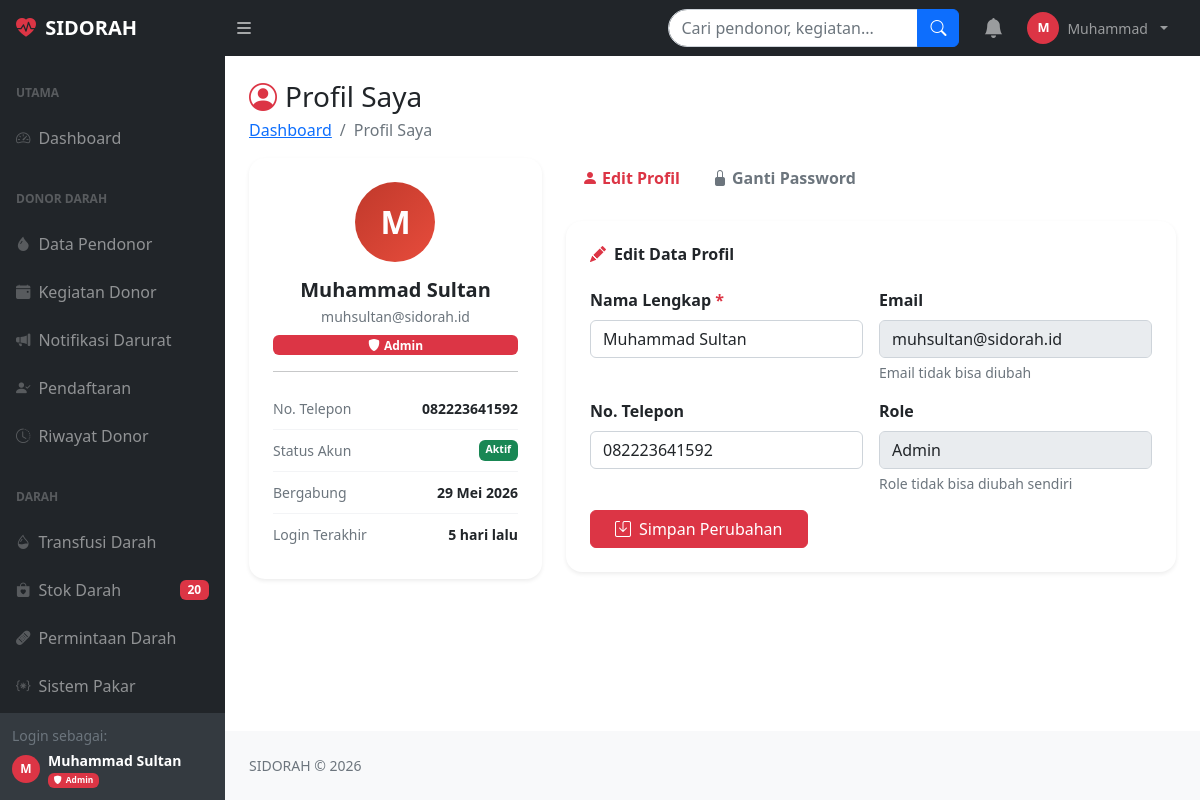
Screenshot of /profil.php (signed in) with the database file from the repository.
### tables this page shows
CREATE TABLE `pengaturan` (
  `id` int(11) NOT NULL,
  `kunci` varchar(100) NOT NULL,
  `nilai` text DEFAULT NULL,
  `keterangan` varchar(200) DEFAULT NULL
);

CREATE TABLE `users` (
  `id_pengguna` int(11) NOT NULL,
  `nama_lengkap` varchar(100) DEFAULT NULL,
  `email` varchar(100) NOT NULL,
  `password` varchar(255) NOT NULL,
  `no_telepon` varchar(15) DEFAULT NULL,
  `role` enum('super_admin','admin','pendonor','petugas_medis','manajemen') DEFAULT NULL,
  `status_akun` enum('aktif','nonaktif','terkunci') DEFAULT 'aktif',
  `created_at` timestamp NOT NULL DEFAULT current_timestamp(),
  `updated_at` timestamp NOT NULL DEFAULT current_timestamp() ON UPDATE current_timestamp(),
  `last_login` timestamp NULL DEFAULT NULL
);

### profil.php (the view, shortened to what this page needs)
<?php
require_once 'koneksi.php';
$id_user = $_SESSION['id_pengguna'];
$user = $koneksi->query("SELECT * FROM users WHERE id_pengguna=$id_user")->fetch_assoc();
?>
<!DOCTYPE html>
<html lang="id">
<head>
    <link href="css/styles.css" rel="stylesheet">
    <link href="https://cdn.jsdelivr.net/npm/bootstrap-icons@1.11.3/font/bootstrap-icons.min.css" rel="stylesheet">
</head>
<body class="sb-nav-fixed">
<?php include 'includes/topnav.php'; ?>
<div id="layoutSidenav">
    <?php include 'includes/sidenav.php'; ?>
    <div id="layoutSidenav_content">
        <main>
            <div class="container-fluid px-4">
                <div class="mt-4 mb-3">
                    <h1 class="h3 mb-0"><i class="bi bi-person-circle text-danger me-2"></i>Profil Saya</h1>
                    <ol class="breadcrumb mb-0 mt-1">
                        <li class="breadcrumb-item"><a href="dashboard.php">Dashboard</a></li>
                        <li class="breadcrumb-item active">Profil Saya</li>
                    </ol>
                </div>
                <div class="row g-4">
                    <div class="col-md-4">
                        <div class="card profile-card shadow-sm p-4 text-center mb-3">
                            <div class="d-flex justify-content-center mb-3">
                                <div class="avatar-xl">
                                    <?= strtoupper(substr($user['nama_lengkap'],0,1)) ?>
                                </div>
                            </div>
                            <h5 class="fw-bold mb-1"><?= htmlspecialchars($user['nama_lengkap']) ?></h5>
                            <div class="text-muted small mb-2"><?= htmlspecialchars($user['email']) ?></div>
                            <?= badge_role($user['role']) ?>
                            <hr>
                            <div class="text-start">
                                <div class="info-item d-flex justify-content-between small">
                                    <span class="text-muted">No. Telepon</span>
                                    <span class="fw-semibold"><?= htmlspecialchars($user['no_telepon'] ?: '-') ?></span>
                                </div>
                                <div class="info-item d-flex justify-content-between small">
                                    <span class="text-muted">Status Akun</span>
                                    <?= badge_status_akun($user['status_akun']) ?>
                                </div>
                                <div class="info-item d-flex justify-content-between small">
                                    <span class="text-muted">Bergabung</span>
                                    <span class="fw-semibold"><?= tanggal_indo(substr($user['created_at'],0,10)) ?></span>
                                </div>
                                <?php if (!empty($user['last_login'])): ?>
                                <div class="info-item d-flex justify-content-between small">
                                    <span class="text-muted">Login Terakhir</span>
                                    <span class="fw-semibold"><?= format_waktu_singkat($user['last_login']) ?></span>
                                </div>
                                <?php endif; ?>
                            </div>
                        </div>
                    </div>
                    <div class="col-md-8">
                        <ul class="nav nav-tabs mb-4 border-0" id="profilTab">
                            <li class="nav-item">
                                <a class="nav-link active border-0" data-bs-toggle="tab" href="#tabProfil">
                                    <i class="bi bi-person-fill me-1"></i>Edit Profil
                                </a>
                            </li>
                            <li class="nav-item">
                                <a class="nav-link border-0" data-bs-toggle="tab" href="#tabPassword">
                                    <i class="bi bi-lock-fill me-1"></i>Ganti Password
                                </a>
                            </li>
                        </ul>
                        <div class="tab-content">
                            <div class="tab-pane fade show active" id="tabProfil">
                                <div class="card profile-card shadow-sm p-4">
                                    <h6 class="fw-bold mb-4">
                                        <i class="bi bi-pencil-fill text-danger me-2"></i>Edit Data Profil
                                    </h6>
                                    <form method="POST">
                                        <div class="row g-3">
                                            <div class="col-md-6">
                                                <label class="form-label fw-semibold">Nama Lengkap <span class="text-danger">*</span></label>
                                                <input type="text" name="nama_lengkap" class="form-control" required
                                                       value="<?= htmlspecialchars($user['nama_lengkap']) ?>">
                                            </div>
                                            <div class="col-md-6">
                                                <label class="form-label fw-semibold">Email</label>
                                                <input type="email" class="form-control"
                                                       value="<?= htmlspecialchars($user['email']) ?>" disabled>
                                                <div class="form-text">Email tidak bisa diubah</div>
                                            </div>
                                            <div class="col-md-6">
                                                <label class="form-label fw-semibold">No. Telepon</label>
                                                <input type="text" name="no_telepon" class="form-control"
                                                       value="<?= htmlspecialchars($user['no_telepon'] ?? '') ?>"
                                                       placeholder="08xxxxxxxxxx">
                                            </div>
                                            <div class="col-md-6">
                                                <label class="form-label fw-semibold">Role</label>
                                                <input type="text" class="form-control"
                                                       value="<?= ucfirst(str_replace('_',' ',$user['role'])) ?>" disabled>
                                                <div class="form-text">Role tidak bisa diubah sendiri</div>
                                            </div>
                                            <div class="col-12">
                                                <button type="submit" class="btn btn-danger px-4">
                                                    <i class="bi bi-save me-2"></i>Simpan Perubahan
                                                </button>
                                            </div>
                                        </div>
                                    </form>
                                </div>
                            </div>
                        </div>
                    </div>
                </div>
            </div>
        </main>
        <footer class="py-4 bg-light mt-auto">
            <div class="container-fluid px-4">
                <div class="text-muted small">SIDORAH &copy; <?= date('Y') ?></div>
            </div>
        </footer>
    </div>
</div>
</body>
</html>

### includes/topnav.php (shortened to what this page needs)
<?php
$nama_rs_nav = 'SIDORAH';
$res_nama = $koneksi->query("SELECT nilai FROM pengaturan WHERE kunci='nama_rs' LIMIT 1");
if ($res_nama && $res_nama->num_rows > 0) {
    $nama_rs_nav = $res_nama->fetch_assoc()['nilai'] ?: 'SIDORAH';
}
?>
<nav class="sb-topnav navbar navbar-expand navbar-dark bg-dark">
    <a class="navbar-brand ps-3 fw-bold" href="dashboard.php">
        <i class="bi bi-heart-pulse-fill text-danger me-1"></i>
        <?= htmlspecialchars($nama_rs_nav) ?>
    </a>
    <button class="btn btn-link btn-sm order-1 order-lg-0 me-4 me-lg-0 text-white"
            id="sidebarToggle" href="#!">
        <i class="bi bi-list fs-5"></i>
    </button>
    <form class="d-none d-md-inline-block ms-auto me-0 me-md-3 my-2 my-md-0"
          action="cari.php" method="GET">
        <div class="input-group">
            <input class="form-control" type="text" name="q"
                   placeholder="Cari pendonor, kegiatan..."
                   value="<?= htmlspecialchars($_GET['q'] ?? '') ?>"
                   style="width:250px; border-radius:20px 0 0 20px;"
                   autocomplete="off">
            <button class="btn btn-primary" type="submit">
                <i class="bi bi-search"></i>
            </button>
        </div>
    </form>
    <ul class="navbar-nav ms-auto ms-md-0 me-3 me-lg-4 align-items-center">
        <li class="nav-item dropdown me-2">
            <a class="nav-link position-relative" href="#"
               role="button" data-bs-toggle="dropdown">
                <i class="bi bi-bell-fill fs-5"></i>
            </a>
        </li>
        <li class="nav-item dropdown">
            <a class="nav-link dropdown-toggle d-flex align-items-center gap-2"
               href="#" role="button" data-bs-toggle="dropdown">
                <div style="width:32px;height:32px;border-radius:50%;background:#dc3545;
                            display:flex;align-items:center;justify-content:center;
                            font-weight:700;font-size:0.8rem;color:white;">
                    <?= strtoupper(substr($_SESSION['nama_lengkap'] ?? 'A', 0, 1)) ?>
                </div>
                <span class="d-none d-lg-inline small">
                    <?= htmlspecialchars(explode(' ', $_SESSION['nama_lengkap'])[0]) ?>
                </span>
            </a>
                        <div class="small text-muted"><?= badge_role($_SESSION['role']) ?></div>
        </li>
    </ul>
</nav>

### koneksi.php (shortened to what this page needs)
<?php
function tanggal_indo($tgl) {
    $b=['01'=>'Januari','02'=>'Februari','03'=>'Maret','04'=>'April','05'=>'Mei','06'=>'Juni',
        '07'=>'Juli','08'=>'Agustus','09'=>'September','10'=>'Oktober','11'=>'November','12'=>'Desember'];
    $t=explode('-',$tgl);
    return (int)$t[2].' '.($b[$t[1]]??'').' '.$t[0];
}
function format_waktu_singkat($ts) {
    $tz   = new DateTimeZone('Asia/Makassar');
    $now  = new DateTime('now', $tz);
    $tgl  = new DateTime($ts, $tz);
    $diff = $now->getTimestamp() - $tgl->getTimestamp();
    if ($diff < 604800) return floor($diff/86400).' hari lalu';
    return tanggal_indo($tgl->format('Y-m-d'));
}
function badge_role($role) {
    $m=['super_admin'=>['bg-dark','bi-stars','Super Admin'],
        'admin'=>['bg-danger','bi-shield-fill','Admin'],
        'petugas_medis'=>['bg-primary','bi-heart-pulse-fill','Petugas Medis'],
        'manajemen'=>['bg-warning text-dark','bi-briefcase-fill','Manajemen'],
        'pendonor'=>['bg-success','bi-droplet-fill','Pendonor']];
    $r=$m[$role]??['bg-secondary','bi-person',ucfirst($role)];
    return "<span class='badge {$r[0]}'><i class='bi {$r[1]} me-1'></i>{$r[2]}</span>";
}
function badge_status_akun($status) {
    $m=['aktif'=>['bg-success','Aktif'],'nonaktif'=>['bg-secondary','Nonaktif'],'terkunci'=>['bg-danger','Terkunci']];
    $s=$m[$status]??['bg-secondary',ucfirst($status)];
    return "<span class='badge {$s[0]}'>{$s[1]}</span>";
}
?>

### profil.php (style rules this page uses)
.avatar-xl { width:80px;height:80px;border-radius:50%; background:linear-gradient(135deg,#c0392b,#e74c3c); display:flex;align-items:center;justify-content:center; font-size:2rem;font-weight:800;color:white;flex-shrink:0; }
.profile-card { border-radius:16px;border:none; }
.nav-tabs .nav-link { font-weight:600;color:#6c757d;border:none; }
.nav-tabs .nav-link.active { color:#dc3545;border-bottom:2px solid #dc3545; }
.info-item { padding:10px 0;border-bottom:1px solid #f3f4f6; }
.info-item:last-child { border-bottom:none; }

### rows the page displays
pengaturan: nilai "SIDORAH"
users: nama_lengkap "M", nama_lengkap "Muhammad Sultan", email "muhsultan@sidorah.id", role "Admin", no_telepon "082223641592", status_akun "Aktif", created_at "29 Mei 2026", last_login "5 hari lalu"

### other values shown
substr($_SESSION['nama_lengkap'] ?? 'A', 0, 1) "M"
explode(' ', $_SESSION['nama_lengkap'])[0] "Muhammad"
$kritis "20"
$_SESSION['nama_lengkap'] "Muhammad Sultan"
$r[2] "Admin"
